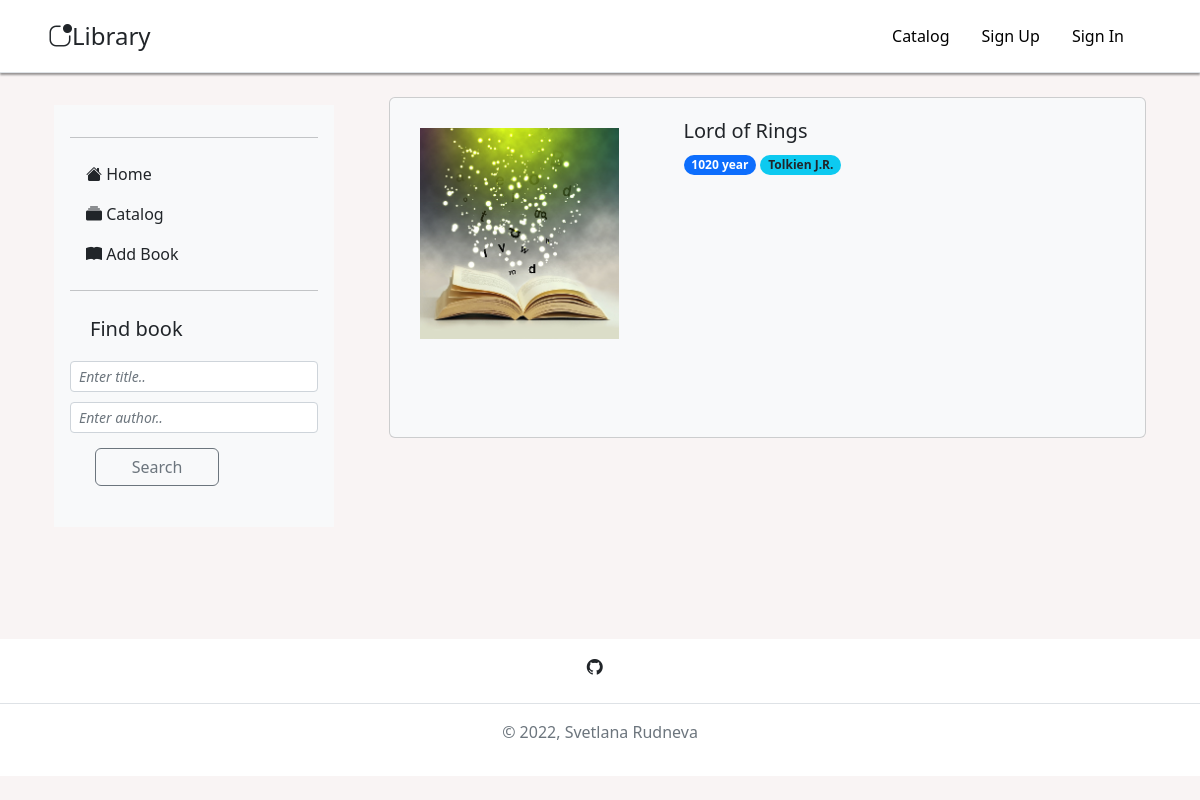
Page /book/Lord of Rings/edit on the committed database.
### books/models.py (models this page shows, shortened)
class Book(models.Model):
    author = models.CharField(max_length=100)
    title = models.CharField(max_length=150, unique=True)
    year = models.IntegerField(default=2022)
    number = models.IntegerField(default=0)
    description = models.TextField(blank=True)
    about_author = models.TextField(blank=True)
    class Meta:
        verbose_name_plural = "books"

### books/views.py (the view)
# urls.py: path('book/<str:pk>/edit', edit_book, name="edit"),
def edit_book(request, pk):
    current_book = Book.objects.get(title=pk)
    is_editable = 1
    context = {
        'book': current_book,
        'is_editable': is_editable,
        }
    return render(request, 'book.html', context)

### templates/book.html (shortened to what this page needs)
{% extends "base.html" %}
{% load static %}
{% block content %}
<section id="content">
  <div class="col">
    <div class="card bg-light">
      <div class="row g-0" style="margin-bottom:2px;">
        <div class="col-md-4" style="width: 35%;">
          <img src="{% static 'img/book.jpg' %}" style="width: 80%;  margin: 30px;">
        </div>
        <div class="col-md-8" style="width: 63%; margin: 5px;">
          <div class="card-body">
            <h5 class="card-title">{{ book.title }}</h5>
            <span class="badge rounded-pill bg-primary">{{ book.year }} year</span>
            <span class="badge rounded-pill bg-info text-dark">{{ book.author }}</span>
          </div>
        </div>
      </div>
      <div class="container pt-lg-3 pb-4 pb-sm-5" style="width:100%; margin:16px; margin-top:0px; margin-bottom: 2px;">
      </div>
    </div>
  </div>
</section>
{% endblock %}

### static/css/style.css (style rules this page uses)
body { min-height: 100%; background-color: #f9f4f4; overflow-y: auto; scroll-behavior: auto; display: flex; flex-direction: column; }
html { height: 100%; }
.container, .container-fluid, .container-lg, .container-md, .container-sm, .container-xl, .container-xxl { width: 100%; padding-right: 12px; padding-right: var(--ct-gutter-x,12px); padding-left: 12px; padding-left: var(--ct-gutter-x,12px); margin-right: auto; margin-left: auto; overflow: hidden; margin-bottom: 20px; }
.row { --bs-gutter-x: 1.5rem; --bs-gutter-y: 0; display: flex; flex-wrap: wrap; margin-top: calc(-1 * var(--bs-gutter-y)); margin-right: calc(-.5 * var(--bs-gutter-x)); margin-left: calc(-.5 * var(--bs-gutter-x)); }

### rows in the picture
Book: title "Lord of Rings", year "1020", author "Tolkien J.R."
